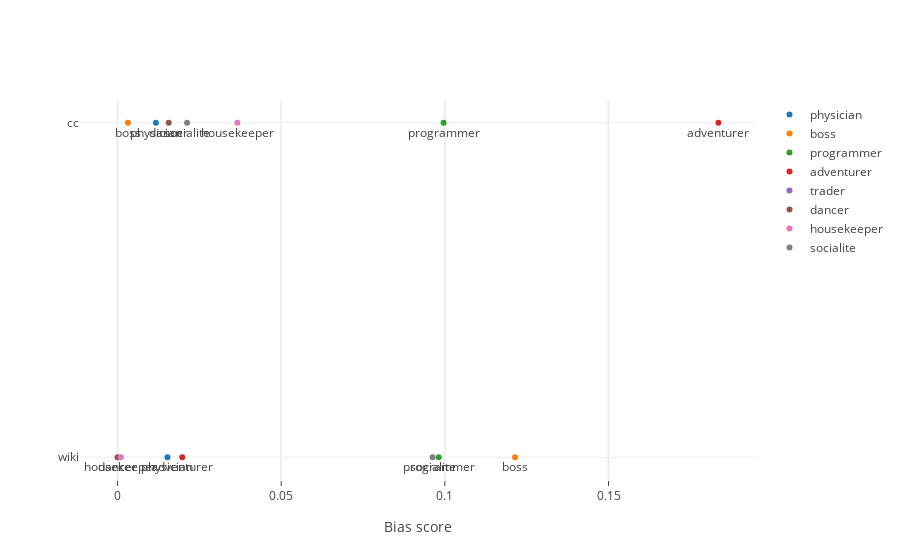

Write notebook code for a chart like this one.
### Code cell
points = np.array([[[bias(m, ['she', 'he'], w, scale=True), i] for w in profs[0].values] for i, m in ft_models])
scatter_single_axis(points, profs_subset)

### Figure 1 — Plotly figure (JSON) as saved in the notebook; plotly's stock layout.template omitted (floating-point values rounded to 4 significant figures)
{"data": [{"mode": "markers+text", "name": "physician", "text": "physician", "textposition": "bottom center", "type": "scatter", "uid": "4353d936-9d1e-41fb-bcfa-eaefeff7be33", "x": [0.01526, 0.01172], "y": ["wiki", "cc"]}, {"mode": "markers+text", "name": "boss", "text": "boss", "textposition": "bottom center", "type": "scatter", "uid": "b582801e-e7ea-43ee-83f5-a216933530b7", "x": [0.1215, 0.003174], "y": ["wiki", "cc"]}, {"mode": "markers+text", "name": "programmer", "text": "programmer", "textposition": "bottom center", "type": "scatter", "uid": "ea3425bf-bc5c-4a4f-a916-b5752f960f6f", "x": [0.09814, 0.09961], "y": ["wiki", "cc"]}, {"mode": "markers+text", "name": "adventurer", "text": "adventurer", "textposition": "bottom center", "type": "scatter", "uid": "978ad68a-893a-47af-933e-ca113b722d15", "x": [0.01978, 0.1836], "y": ["wiki", "cc"]}, {"mode": "markers+text", "name": "trader", "text": "trader", "textposition": "bottom center", "type": "scatter", "uid": "85bec8c5-b197-4c0a-8579-0a64af397221", "x": [null, null], "y": ["wiki", "cc"]}, {"mode": "markers+text", "name": "dancer", "text": "dancer", "textposition": "bottom center", "type": "scatter", "uid": "f5b3b2d6-a541-4223-9bfd-12608d43b4b3", "x": [0, 0.01562], "y": ["wiki", "cc"]}, {"mode": "markers+text", "name": "housekeeper", "text": "housekeeper", "textposition": "bottom center", "type": "scatter", "uid": "2b6bd05a-e9bb-4dcd-8744-b02e52e06f2d", "x": [0.0009766, 0.03662], "y": ["wiki", "cc"]}, {"mode": "markers+text", "name": "socialite", "text": "socialite", "textposition": "bottom center", "type": "scatter", "uid": "0539db1e-44bf-4d40-8c2d-5fe498cd9a5b", "x": [0.09625, 0.02124], "y": ["wiki", "cc"]}], "layout": {"hovermode": "closest", "showlegend": true, "title": "", "xaxis": {"gridwidth": 2, "ticklen": 5, "title": "Bias score", "zeroline": false}, "yaxis": {"autorange": true, "categoryorder": "category descending", "title": "", "type": "category"}}}
